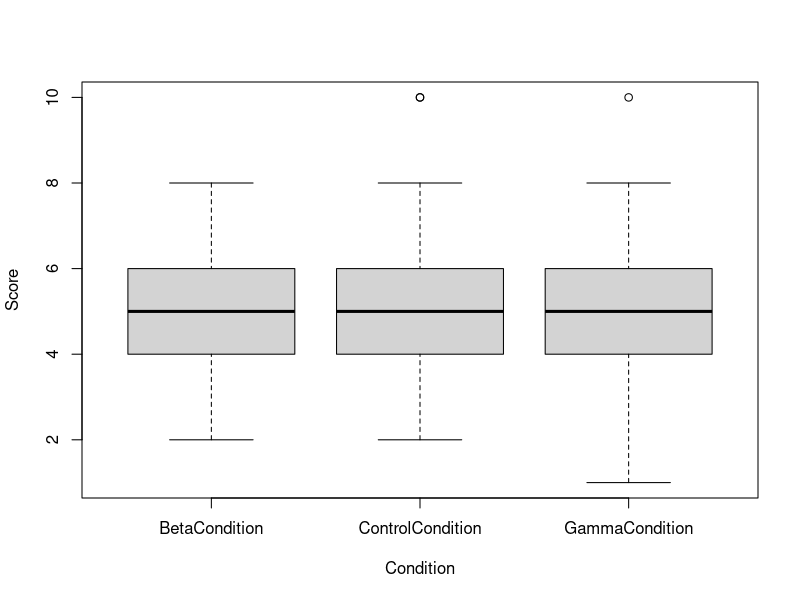
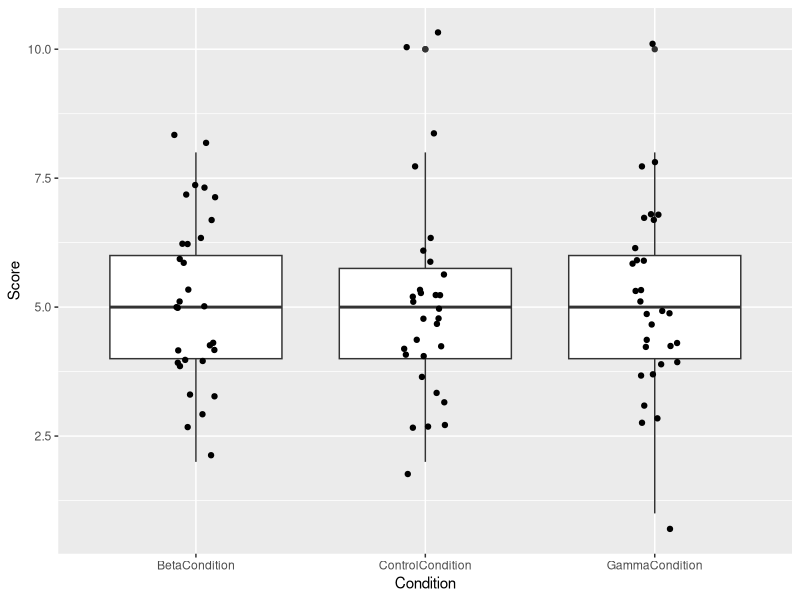
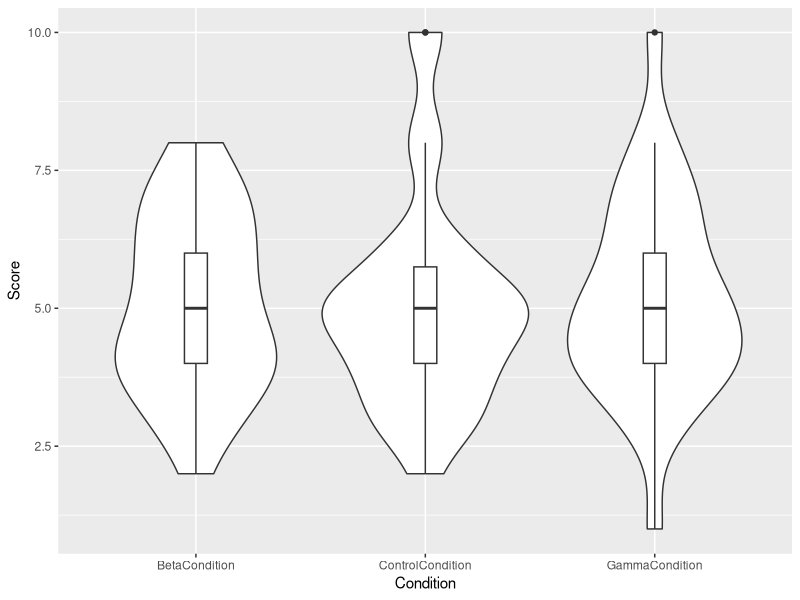
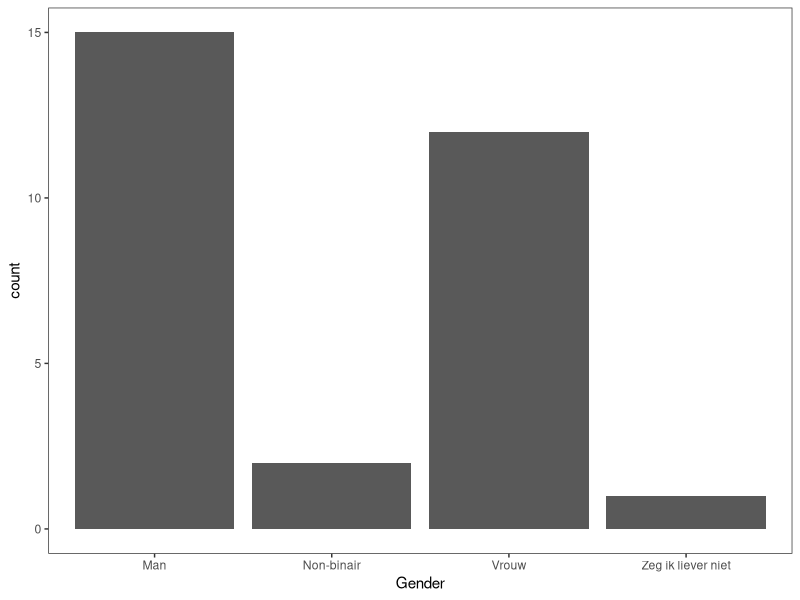
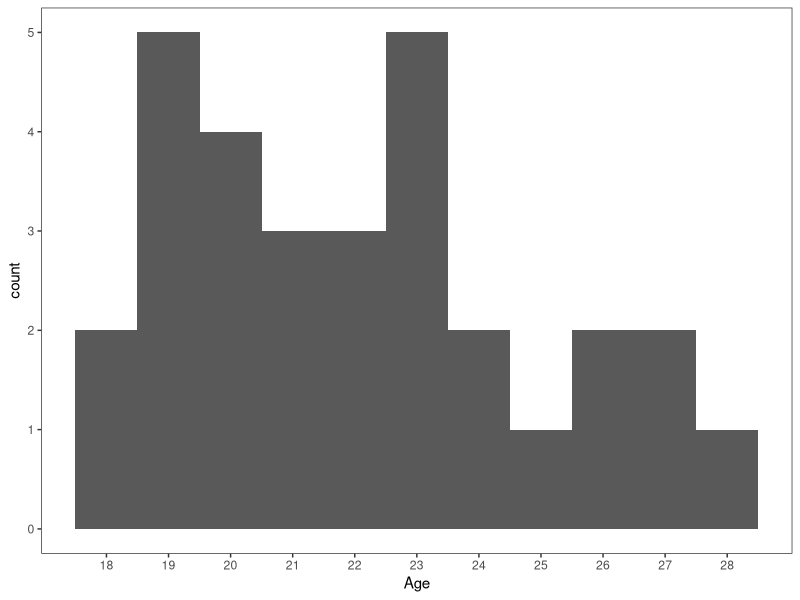
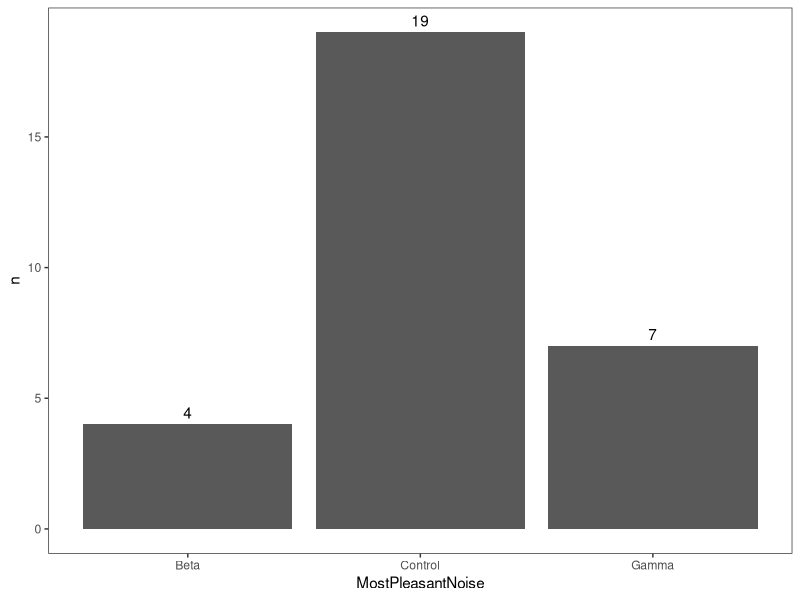
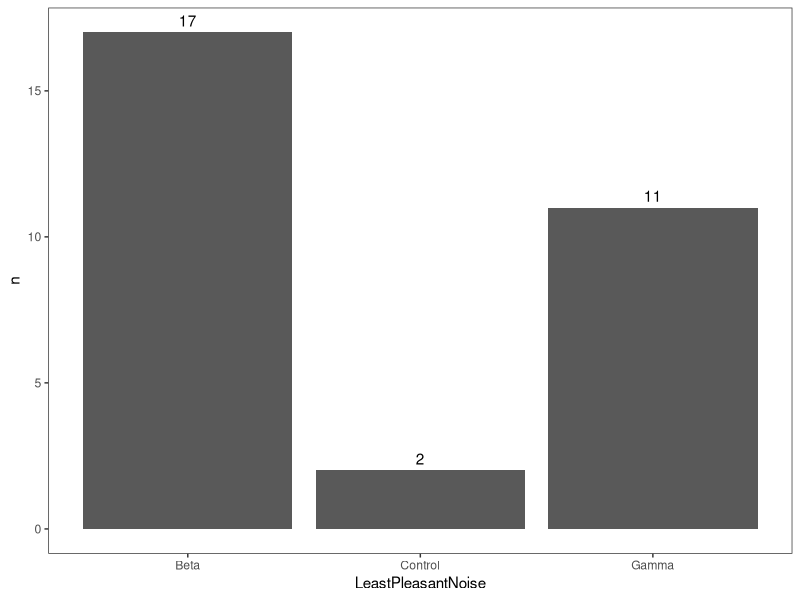

These charts were generated, in order, by the following R code:
# -------------------------------------------- #
# Code for Analysis of Experiment Data 
# Make sure you have the data installed too! 
# -------------------------------------------- #

# 1. Loading and installing all packages 

# You can un-comment the install.packages() functions if you need to install the packages. 
# But it makes my laptop slow when running this script.

# install.packages("tidyverse")
library(tidyverse)
# install.packages("psych")
library(psych)
# install.packages("rstatix")
library(rstatix)
# install.packages("ggplot2")
library(ggplot2)

# 2. Load & Preprocess the Data 

# This is the name of the .csv file downloaded from the google Forms. 
# You may need to rename it if you were to re-run the experiment
rawdata = read.csv('Experiment research methods (Antwoorden) - Formulierreacties 1.csv')  

# remove timestamps and informed consent columns as they don't require analysis.
dropdata = subset(rawdata, select = -c(1,2))

# Using tidyverse to rename columns for better readability 
data = dropdata %>% rename(Age = Wat.is.uw.leeftijd..in.jaren..,
                           Gender = Wat.is.uw.geslacht., 
                           ControlCondition = Conditie.A.resultaat,
                           BetaCondition =  Conditie.B.resultaat,
                           GammaCondition = Conditie.C.resultaat,
                           MostPleasantNoise = Welk.geluid.vond.u.het.prettigst.om.naar.te.luisteren.,
                           LeastPleasantNoise = Welk.geluid.vond.u.het.minst.prettig.om.naar.te.luisteren.,
                           Disorder =  Heeft.u.een.gediagnosticeerde.gehooraandoening.of.een.vorm.van.dyslexie....Als.u.hierbij..ja..wil.antwoorden..voer.dat.dan.a.u.b..in.bij..Anders..en.specifieer.a.u.b..welke.stoornis..als.u.dat.wil.delen.,
                           Extra = Als.u.nog.iets.kwijt.wil..kunt.u.dat.hier.benoemen.)

# Now rename values for easier analysis
data[data=="Het tweede geluid"]<-"Beta"   # this changes the item for all values in the df. Doesnt matter in our case tho
data[data=="Het eerste geluid"]<-"Control"
data[data=="Het derde geluid"]<-"Gamma"
data[data=="Nee"]<-NaN
data[data==""]<- NaN

# Remove the unneeded variables from the environment (purely because I don't like having all those variables there)
rm(dropdata, rawdata) 
data$ID = seq.int(nrow(data)) # Add an ID row, for ease of use as I'm not familiar with R and can't find good sources to help me loop over index 

# -- Descriptive statistics of participants -- #
# Using describe() with the psych package
control = data$ControlCondition  # shortening them for ease of use
beta = data$BetaCondition
gamma = data$GammaCondition

describe(data)  # contains lots of useful descriptive statistics, however we only need Age and the 3 conditions.
summary(data)  # for IQR, median and Range
t.test(control)  # for CI, check CI for mean
t.test(beta)
t.test(gamma)

# Now we need counts and descriptive statistics for the categorical variables, such as Gender, Most/Least pleasant noise and Disorders.
count(data, Gender, sort = TRUE)
count(data, Disorder, sort = TRUE)  # Disorders will be counted, although (due to lack of constraints on open ended questions) the specific disorders will be counted by hand
pleasant = count(data, MostPleasantNoise, sort = TRUE)
unpleasant = count(data, LeastPleasantNoise, sort = TRUE)

# The Column Extra will be interpreted by the researchers, also due to lack of constraints on open ended questions

# -- Result Analysis -- #



# -- Normality -- #
# Shapiro-Wilk test to check normal distribution for 3 condition results
# The null-hypothesis for Shapiro-Wilk test assumes that the data IS normally distributed. Thus, we do not want p < 0.05 
# So we can also check for normality of differences between conditions? I think this is the way to go.
shapiro.test(beta - control)
shapiro.test(gamma - control)
shapiro.test(gamma - beta)

# -- Repeated Measures Anova -- #
# We also need to do Mauchly's tets of sphericity aka equal variance in conditions i think, but that is done with the function anova_test()
# You do NOT want to violate this, aka, finding p > 0.05 is what we want
# The table needs to be pivotted for this


longTable = data %>% pivot_longer(cols = c(ControlCondition, BetaCondition, GammaCondition),
                                  names_to = "Condition",
                                  values_to = "Score"
                                  )

anova_scores = anova_test(
  data = longTable,
  dv = Score,
  wid = ID,
  within = Condition
)

# GG only if Mauchly IS significant, and thus violates. Otherwise no correction is needed
anova_scores  # computes anova, mauchly AND we can check greenhouse geisser corrected annova like this if needed:
get_anova_table(anova_scores, correction = "GG")


# -- Post hoc paired w/ bonferroni -- #
posthocpaired = longTable %>%
  pairwise_t_test(
    Score ~ Condition,
    paired = TRUE,
    p.adjust.method = "bonferroni"
  )

posthocpaired


# -- Visualisation -- #
# Visualisations not only for the research document but also the poster perhaps?

boxplot(Score ~ Condition, data = longTable) # just normal visualisation, but normal boxplots are a little boring.

ggplot(longTable, aes(x = Condition, y = Score)) +
  geom_boxplot() +
  geom_jitter(width = 0.1)   # boxplot with data points visualised!

ggplot(longTable, aes(x = Condition, y = Score)) +  
  geom_violin() +
  geom_boxplot(width = 0.1)  # violin plots

# and then these two for poster, as they help us visualize the participants demographics 

ggplot(data, aes(x = Gender)) +
  geom_bar() +
  theme_test()  

ggplot(data, aes(x = Age)) +
  geom_histogram(binwidth = 1) +
  scale_x_continuous(breaks = 18:28) +
  theme_test()   

# ranking pleasant and unpleasant noises
ggplot(pleasant, aes(x= MostPleasantNoise, y=n)) +
       geom_col() + 
       geom_text(aes(label=n), vjust = -0.5) + 
       theme_test()
ggplot(unpleasant, aes(x= LeastPleasantNoise, y=n)) +
       geom_col() + 
       geom_text(aes(label=n), vjust = -0.5) + 
       theme_test()
